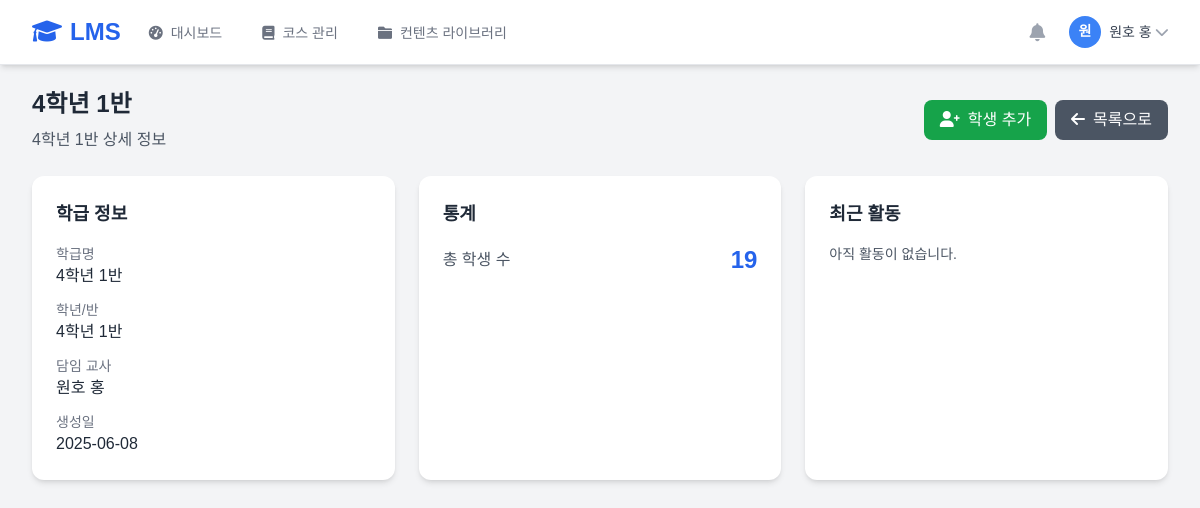
The app's page /teacher/classes/7/ (signed in) with its own data.
### accounts/models.py (models this page shows, shortened)
class Class(models.Model):
    school = models.ForeignKey(School, on_delete=models.CASCADE)
    teachers = models.ManyToManyField(
        Teacher,
        through='ClassTeacher',  # 아래 정의된 중간 모델을 사용
        related_name='classes',
        verbose_name="담당 교사들"
    )
    grade = models.IntegerField(verbose_name="학년")
    class_number = models.IntegerField(verbose_name="반")
    name = models.CharField(max_length=50, verbose_name="학급명")
    created_at = models.DateTimeField(auto_now_add=True)
    class Meta:
        verbose_name = "학급"
        verbose_name_plural = "학급들"
        unique_together = ['school', 'grade', 'class_number']
    def get_main_teacher(self):
        main_teacher_relation = self.classteacher_set.filter(role='main_teacher').first()
        if main_teacher_relation:
            return main_teacher_relation.teacher
        return None # 담임이 없으면 None 반환

class Teacher(models.Model):
    user = models.OneToOneField(User, on_delete=models.CASCADE)
    school = models.ForeignKey(School, on_delete=models.CASCADE)
    employee_id = models.CharField(max_length=20, unique=True, verbose_name="사번")
    phone = models.CharField(max_length=15, blank=True, verbose_name="전화번호")
    created_at = models.DateTimeField(auto_now_add=True)
    class Meta:
        verbose_name = "교사"
        verbose_name_plural = "교사들"

### teacher/views.py (the view)
# urls.py: path('classes/<int:class_id>/', views.class_detail_view, name='class_detail'),
@login_required
@teacher_required
def class_detail_view(request, class_id):
    teacher = request.user.teacher
    school_class = get_object_or_404(Class, id=class_id, teachers=teacher)
    students = Student.objects.filter(school_class=school_class).select_related('user')
    context = {
        'class': school_class,
        'students': students,
    }
    return render(request, 'teacher/classes/detail.html', context)

### templates/teacher/classes/detail.html (shortened to what this page needs)
{% extends 'teacher/base.html' %}
{% block content %}
<div class="mb-6">
    <div class="flex justify-between items-center">
        <div>
            <h2 class="text-2xl font-bold text-gray-800 mb-2">{{ class.name }}</h2>
            <p class="text-gray-600">{{ class.grade }}학년 {{ class.class_number }}반 상세 정보</p>
        </div>
        <div class="flex space-x-2">
            <a href="{% url 'teacher:student_create' %}?class_id={{ class.id }}" class="bg-green-600 text-white px-4 py-2 rounded-lg hover:bg-green-700 transition duration-200">
                <i class="fas fa-user-plus mr-2"></i>학생 추가
            </a>
            <a href="{% url 'teacher:class_list' %}" class="bg-gray-600 text-white px-4 py-2 rounded-lg hover:bg-gray-700 transition duration-200">
                <i class="fas fa-arrow-left mr-2"></i>목록으로
            </a>
        </div>
    </div>
</div>
<div class="grid grid-cols-1 lg:grid-cols-3 gap-6 mb-6">
    <div class="bg-white rounded-xl shadow-md p-6">
        <h3 class="text-lg font-semibold text-gray-800 mb-4">학급 정보</h3>
        <div class="space-y-3">
            <div>
                <label class="block text-sm font-medium text-gray-500">학급명</label>
                <p class="text-gray-800">{{ class.name }}</p>
            </div>
            <div>
                <label class="block text-sm font-medium text-gray-500">학년/반</label>
                <p class="text-gray-800">{{ class.grade }}학년 {{ class.class_number }}반</p>
            </div>
            <div>
                <label class="block text-sm font-medium text-gray-500">담임 교사</label>
                {% with main_teacher=class.get_main_teacher %}
                <p class="text-gray-800">
                    {% if main_teacher %}
                        {{ main_teacher.user.get_full_name }}
                    {% else %}
                        <span class="text-gray-400">미지정</span>
                    {% endif %}
                </p>
                {% endwith %}
            </div>
            <div>
                <label class="block text-sm font-medium text-gray-500">생성일</label>
                <p class="text-gray-800">{{ class.created_at|date:"Y-m-d" }}</p>
            </div>
        </div>
    </div>
    <div class="bg-white rounded-xl shadow-md p-6">
        <h3 class="text-lg font-semibold text-gray-800 mb-4">통계</h3>
        <div class="space-y-3">
            <div class="flex justify-between items-center">
                <span class="text-gray-600">총 학생 수</span>
                <span class="text-2xl font-bold text-blue-600">{{ students.count }}</span>
            </div>
        </div>
    </div>
    <div class="bg-white rounded-xl shadow-md p-6">
        <h3 class="text-lg font-semibold text-gray-800 mb-4">최근 활동</h3>
        <div class="space-y-2 text-sm">
            <p class="text-gray-600">아직 활동이 없습니다.</p>
        </div>
    </div>
</div>
{% endblock %}

### templates/teacher/base.html (shortened to what this page needs)
<!DOCTYPE html>
<html lang="ko">
<head>
    <script src="https://cdn.tailwindcss.com?plugins=forms,typography,aspect-ratio,line-clamp"></script>
    <link rel="stylesheet" href="https://cdnjs.cloudflare.com/ajax/libs/font-awesome/6.0.0/css/all.min.css">
</head>
<body class="bg-gray-100">
    <nav class="bg-white shadow-md border-b border-gray-200 fixed w-full top-0 z-50">
        <div class="max-w-7xl mx-auto px-4 sm:px-6 lg:px-8">
            <div class="flex justify-between h-16">
                <div class="flex items-center">
                    <div class="flex-shrink-0">
                        <a href="{% url 'teacher:dashboard' %}" class="text-2xl font-bold text-blue-600">
                            <i class="fas fa-graduation-cap mr-2"></i>LMS
                        </a>
                    </div>
                    <div class="hidden md:ml-6 md:flex md:space-x-8">
                        <a href="{% url 'teacher:dashboard' %}"
                           class="{% if 'dashboard' in request.resolver_match.url_name %}border-blue-500 text-gray-900{% else %}border-transparent text-gray-500 hover:text-gray-700 hover:border-gray-300{% endif %} inline-flex items-center px-1 pt-1 border-b-2 text-sm font-medium">
                            <i class="fas fa-tachometer-alt mr-2"></i>대시보드
                        </a>
                        <a href="{% url 'teacher:course_dashboard' %}"
                           class="{% if 'course' in request.resolver_match.url_name %}border-blue-500 text-gray-900{% else %}border-transparent text-gray-500 hover:text-gray-700 hover:border-gray-300{% endif %} inline-flex items-center px-1 pt-1 border-b-2 text-sm font-medium">
                            <i class="fas fa-book mr-2"></i>코스 관리
                        </a>
                        <a href="{% url 'teacher:contents_list' %}"
                           class="{% if 'contents_list' in request.resolver_match.url_name %}border-blue-500 text-gray-900{% else %}border-transparent text-gray-500 hover:text-gray-700 hover:border-gray-300{% endif %} inline-flex items-center px-1 pt-1 border-b-2 text-sm font-medium">
                            <i class="fas fa-folder mr-2"></i>컨텐츠 라이브러리
                        </a>
                    </div>
                </div>
                <div class="flex items-center">
                    <div class="flex items-center space-x-4">
                        <button class="p-2 text-gray-400 hover:text-gray-500">
                            <i class="fas fa-bell text-lg"></i>
                        </button>
                        <div class="relative">
                            <button class="flex items-center text-sm rounded-full focus:outline-none focus:ring-2 focus:ring-offset-2 focus:ring-blue-500"
                                    id="user-menu-button" onclick="toggleUserMenu()">
                                <img class="h-8 w-8 rounded-full bg-blue-500 flex items-center justify-center text-white font-bold"
                                     alt="{{ user.get_full_name }}">
                                <span class="ml-2 text-gray-700">{{ user.get_full_name|default:user.username }}</span>
                                <i class="fas fa-chevron-down ml-1 text-gray-400"></i>
                            </button>
                        </div>
                    </div>
                </div>
            </div>
        </div>
    </nav>
    <main class="pt-16 min-h-screen">
        <div class="max-w-7xl mx-auto py-6 px-4 sm:px-6 lg:px-8">
            {% block content %}{% endblock %}
        </div>
    </main>
        </body>
        </html>

### records on screen
Class: name "4학년 1반", grade "4", class_number "1", created_at "2025-06-08"
Teacher: user.get_full_name "원호 홍"

### other values on screen
{{ user.get_full_name|default:user.username }} "원호 홍"
{{ students.count }} "19"
